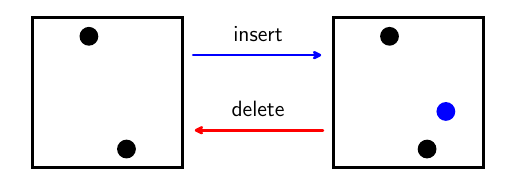

The Python source for this figure:

import numpy as np
import matplotlib.pyplot as plt
import matplotlib
from matplotlib import rc
rc('font',**{'family':'sans-serif','sans-serif':['OpenSans']})
rc('text', usetex=True)

shift = -4
plt.gca().add_patch(plt.Rectangle(xy=(-2+shift, -2), width=4, height=4, fc='none', ec='black', lw=2))
plt.gca().add_patch(plt.Circle((-0.5+shift, 1.5),0.25, fc='black'))
plt.gca().add_patch(plt.Circle((0.5+shift, -1.5),0.25, fc='black'))
#plt.gca().add_patch(plt.Circle((1+shift, -0.5),0.25, fc='red', edgecolor='red', fill=None, linestyle='dashed'))
#plt.gca().add_patch(plt.Rectangle(xy=(-0.25+shift, -1), width=2, height=2, fc='none', ec='black', lw=2, linestyle='dashed'))
#plt.text(shift+1.5, 1.5, r'$V$', horizontalalignment='center', verticalalignment='center', fontsize=16)

plt.gca().annotate("", xy=(-1.8, 1), xytext=(1.8, 1), arrowprops=dict(arrowstyle="<-", lw=2, color='blue'))
plt.text(0, 1.5, 'insert', horizontalalignment='center', verticalalignment='center', fontsize=16)
plt.gca().annotate("", xy=(-1.8, -1), xytext=(1.8, -1), arrowprops=dict(arrowstyle="->", lw=2, color='red'))
plt.text(0, -0.5, 'delete', horizontalalignment='center', verticalalignment='center', fontsize=16)

shift = 4
plt.gca().add_patch(plt.Rectangle(xy=(-2+shift, -2), width=4, height=4, fc='none', ec='black', lw=2))
plt.gca().add_patch(plt.Circle((-0.5+shift, 1.5),0.25, fc='black'))
plt.gca().add_patch(plt.Circle((0.5+shift, -1.5),0.25, fc='black'))
plt.gca().add_patch(plt.Circle((1+shift, -0.5),0.25, fc='blue'))
#plt.text(1+shift, -0.5, 't', horizontalalignment='center', verticalalignment='center', fontsize=16, color='white')
#plt.gca().add_patch(plt.Rectangle(xy=(-0.25+shift, -1), width=2, height=2, fc='none', ec='black', lw=2, linestyle='dashed'))
#plt.text(shift, 0.75, r'$v$', horizontalalignment='center', verticalalignment='center', fontsize=16)


plt.axis('scaled')
plt.axis('off')
#plt.show()
plt.savefig('muvt.png', bbox_inches='tight', transparent=True, dpi=300)
